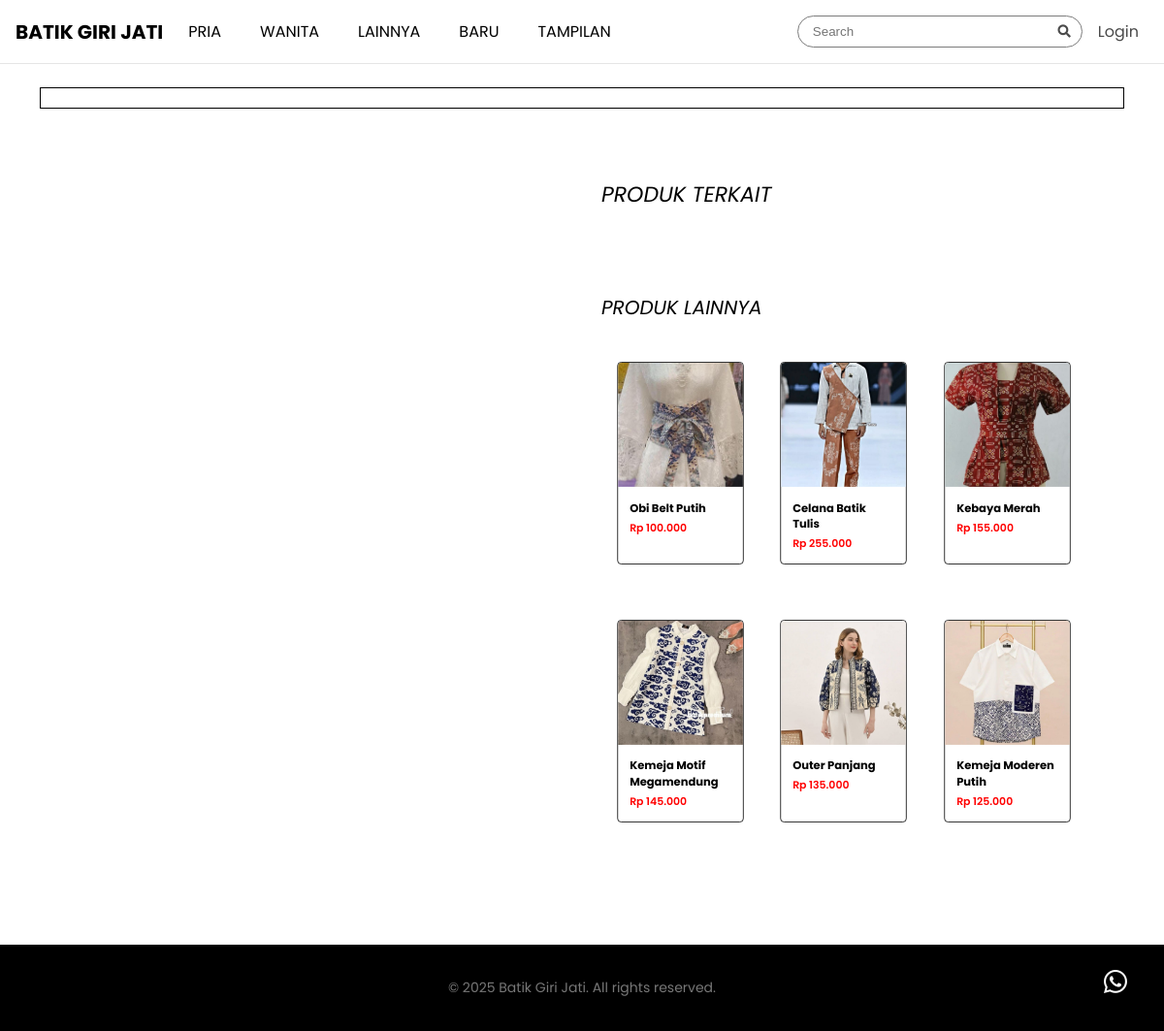
Screenshot of /lookdetail.php with the database file from the repository.
### tables this page shows
CREATE TABLE `produk` (
  `id` int(11) NOT NULL,
  `nama` varchar(150) NOT NULL,
  `kategori` varchar(50) NOT NULL,
  `harga` decimal(10,2) NOT NULL,
  `deskripsi` varchar(1000) NOT NULL,
  `stok` int(11) NOT NULL,
  `gambar` varchar(255) NOT NULL,
  `waktutambah` timestamp NOT NULL DEFAULT current_timestamp() ON UPDATE current_timestamp()
);

### lookdetail.php (the view, shortened to what this page needs)
<?php
include 'config.php';
$queryRandom = "SELECT * FROM produk ORDER BY RAND() LIMIT 6";
$resultRandom = mysqli_query($conn, $queryRandom);
$produkRandom = [];
while ($row = mysqli_fetch_assoc($resultRandom)) {
    $produkRandom[] = $row;
}
?>
<!DOCTYPE html>
<html lang="id">
<head>
    <link rel="stylesheet" href="https://cdn.jsdelivr.net/npm/bootstrap-icons@1.10.5/font/bootstrap-icons.css">
    <link href="https://cdnjs.cloudflare.com/ajax/libs/font-awesome/5.15.3/css/all.min.css" rel="stylesheet" />
    <link rel="stylesheet" href="style/viewall.css">
    <link rel="stylesheet" href="style/header.css">
</head>
<body>
<?php include 'header.php'; ?>
<main>
    <div class="main">
    </div>
    <div class="look-container">
        <div class="container-looks">
        </div>
        <div class="produkterkait">
            <h3 class="textproduk">PRODUK TERKAIT</h3>
            <div class="product-grid">
            </div>
            <div class="produklainnya">
                <h4 class="textprduklainnya">PRODUK LAINNYA</h4>
                <div class="produk-lainnya-grid">
                    <?php foreach ($produkRandom as $pr) { ?>
                        <a href="viewproduk.php?id=<?= $pr['id'] ?>">
                            <img src="uploads/<?= htmlspecialchars($pr['gambar']) ?>" alt="<?= htmlspecialchars($pr['nama']) ?>">
                            <h3><?= htmlspecialchars($pr['nama']) ?></h3>
                            <p>Rp <?= number_format($pr['harga'], 0, ',', '.') ?></p>
                        </a>
                    <?php } ?>
                </div>
            </div>
        </div>
    </div>
    <div class="wa">
        <a href="https://wa.me/6287733803742" target="_blank"><i class="bi bi-whatsapp"></i></a>
    </div>
</main>
<footer>
    <p>&copy; 2025 Batik Giri Jati. All rights reserved.</p>
</footer>
</body>
</html>

### header.php (shortened to what this page needs)
<head>
    <link rel="stylesheet" href="style/header.css">
</head>
<header>
    <div class="top-header">
        <div class="logo"><a href="index.php">BATIK GIRI JATI</a></div>
    </div>
    <nav>
        <a href="men.php">PRIA</a>
        <a href="women.php">WANITA</a>
        <a href="kids.php">LAINNYA</a>
        <a href="new.php">BARU</a>
        <a href="looklist.php">TAMPILAN</a>
    </nav>
    <div class="actions">
        <div class="search">
            <form action="search.php" method="get" class="search-form">
                <input placeholder="Search" type="text" name="search">
                <button type="submit"><i class="fas fa-search"></i></button>
            </form>
        </div>
        <?php if (isset($_SESSION['username'])): ?>
        <a href="cart.php?id=<?= $_SESSION['user_id']; ?>">
            <i class="fas fa-shopping-bag" style="font-size: 20px;"></i>
        </a>
            <a onclick="toggleDropdown()"><i class="bi bi-person-circle" style="font-size: 20px;"></i></a>
            <div class="dropdown-menu" id="dropdownMenu">
                <a><i class="bi bi-person-check"> </i><?= ucwords(htmlspecialchars($_SESSION['username'])); ?></a>
                <a href="order_history.php">Order History</a>
                <a href="logout.php" class="logout-btn">Logout</a>
            <?php else: ?>
                <a id="loginButton">Login</a>
            <?php endif; ?>
            </div>
</header>

### style/viewall.css (style rules this page uses)
body { font-family: Poppins, sans-serif; margin: 0; padding: 0; }
footer { background-color: #000; color: white; padding: 15px 0; margin-top: 40px; text-align: center; }

### style/header.css (style rules this page uses)
header { display: flex; justify-content: space-between; align-items: center; padding: 16px; border-bottom: 1px solid #e5e5e5; position: fixed; top: 0; left: 0; right: 0; background-color: white; z-index: 10; }
.top-header { display: flex; justify-content: space-between; align-items: center; width: 100%; }
.logo a { font-weight: bold; font-size: 20px; color: black; text-decoration: none; }
.actions { display: flex; align-items: center; gap: 16px; margin-right: 10px; }
.search { position: relative; }
.search input { border: 1px solid #7c7c7c; border-radius: 9999px; padding: 8px 100px 8px 15px; }
.search i { position: absolute; right: 12px; top: 50%; transform: translateY(-50%); color: #4a4a4a; }
.search-form button { display: contents; }
nav { display: flex; gap: 40px; margin-right: 16vw; }
nav a { text-decoration: none; color: black; position: relative; transition: color 0.3s ease-in-out; }
nav a::after { content: ""; position: absolute; left: 0; bottom: -2px; width: 0; height: 2px; background-color: black; transition: width 0.3s ease-in-out; }

### lookdetail.php (style rules this page uses)
.main { margin: 90px auto 30px; width: 93%; border: 1px solid #000; }
.look-container { width: 90%; margin: 50px auto; text-align: center; display: flex; flex-wrap: wrap; }
.container-looks { width: 50%; }
.produkterkait { width: 50%; text-align: left; }
.textproduk { margin-bottom: 15px; margin-left: 20px; font-weight: 400; font-style: italic; font-size: 22px; }
.product-grid { display: grid; grid-template-columns: repeat(auto-fit, minmax(180px, 1fr)); gap: 20px; padding: 0 20px 30px; }
.produklainnya { margin-top: 40px; }
.textprduklainnya { margin-bottom: 15px; margin-left: 20px; font-weight: 400; font-style: italic; font-size: 20px; }
.produk-lainnya-grid { display: grid; grid-template-columns: repeat(auto-fit, minmax(140px, 1fr)); gap: 5px; padding: 0 20px 50px; }
.produk-lainnya-grid a { text-decoration: none; border-radius: 5px; color: inherit; border: 1px solid #000; scale: 0.8; transition: 0.4s ease-in-out; }
.produk-lainnya-grid img { width: 100%; height: 160px; object-fit: cover; border-radius: 5px 5px 0 0; }
.produk-lainnya-grid h3 { font-size: 0.9rem; margin: 10px 15px 5px; }
.produk-lainnya-grid p { font-size: 0.85rem; margin: 0 15px 15px; color: red; font-weight: 600; }
footer { text-align: center; margin-top: 50px; padding: 20px; font-size: 14px; color: #777; }

### rows the page displays
produk: gambar (picture), nama "Obi Belt Putih", harga "100.000"
produk: gambar (picture), nama "Celana Batik Tulis", harga "255.000"
produk: gambar (picture), nama "Kebaya Merah", harga "155.000"
produk: gambar (picture), nama "Kemeja Motif Megamendung", harga "145.000"
produk: gambar (picture), nama "Outer Panjang", harga "135.000"
produk: gambar (picture), nama "Kemeja Moderen Putih", harga "125.000"
